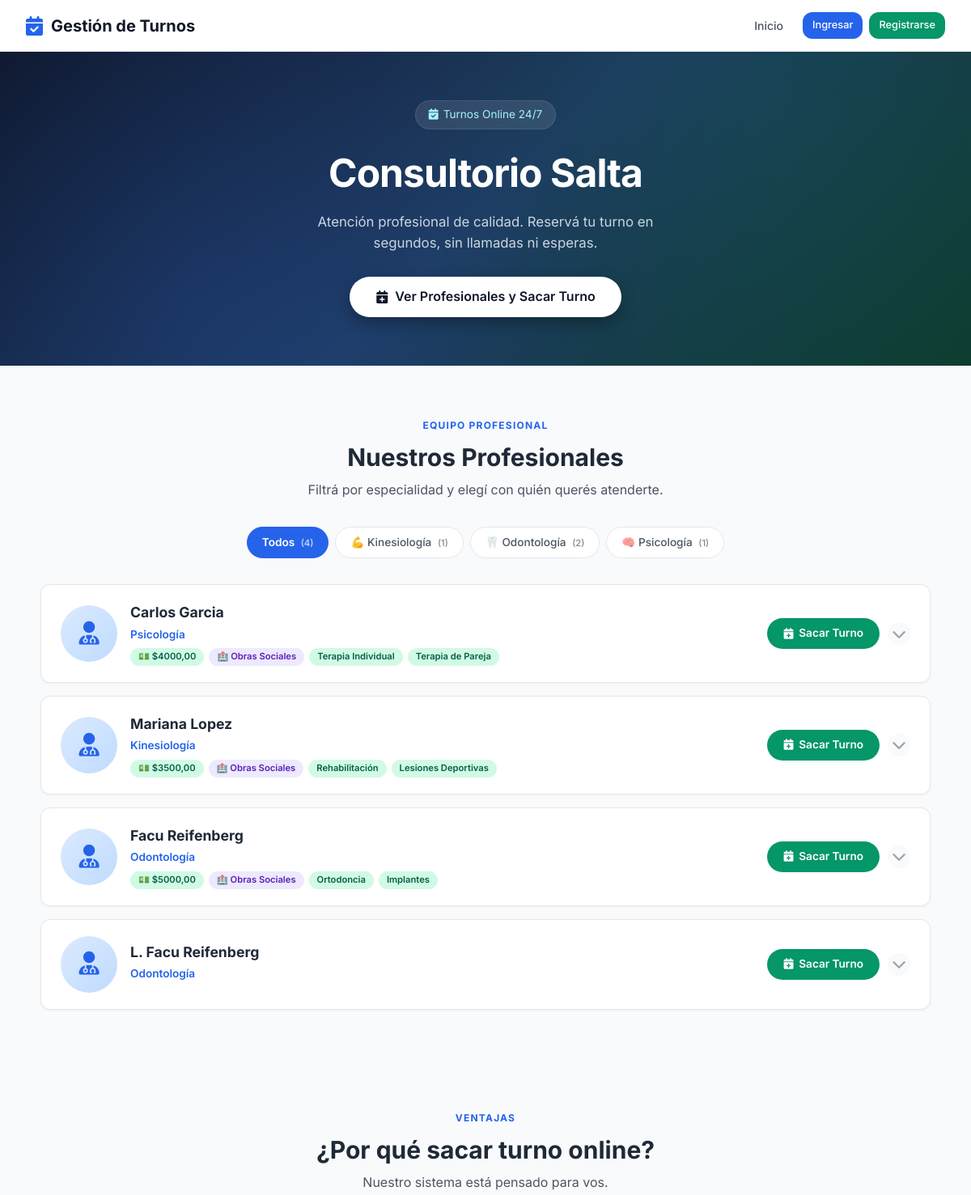
The app's page /salta/ (upper part), older data.
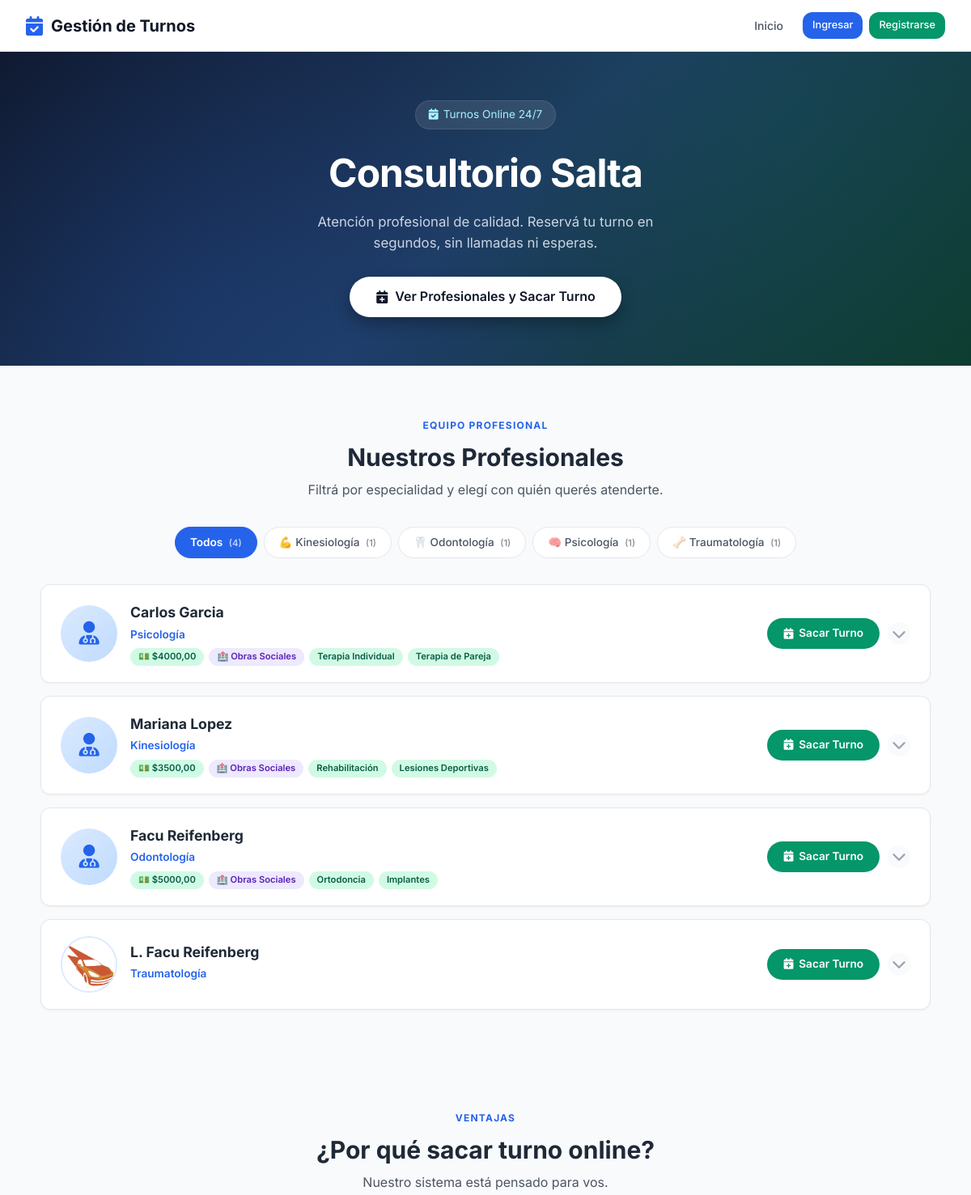
The same page, newer data.
### profesionales/models.py (models this page shows, shortened)
class Profesional(Persona):
    ESPECIALIDADES = [
        ('odontologia', 'Odontología'),
        ('kinesiologia', 'Kinesiología'),
        ('psicologia', 'Psicología'),
        ('nutricion', 'Nutrición'),
        ('cardiologia', 'Cardiología'),
        ('medicina_general', 'Medicina General'),
        ('dermatologia', 'Dermatología'),
        ('estetica', 'Estética'),
        ('pediatria', 'Pediatría'),
        ('traumatologia', 'Traumatología'),
        ('veterinaria', 'Veterinaria'),
        ('otro', 'Otro'),
    ]
    usuario = models.OneToOneField(
        'usuarios.Usuario',
        on_delete=models.CASCADE,
        verbose_name='Usuario'
    )
    especialidad = models.CharField(
        max_length=50,
        choices=ESPECIALIDADES,
        verbose_name='Especialidad'
    )
    matricula = models.CharField(
        max_length=50,
        blank=True,
        verbose_name='Matrícula Profesional'
    )
    color_calendario = models.CharField(
        max_length=7,
        default='#4A90D9',
        verbose_name='Color en Calendario'
    )
    acepta_obra_social = models.BooleanField(
        default=False,
        verbose_name='Acepta Obra Social'
    )
    descripcion = models.TextField(
        blank=True,
        verbose_name='Descripción Profesional'
    )
    foto = models.ImageField(
    upload_to='profesionales/',
    blank=True,
    null=True,
    verbose_name='Foto de Perfil'
    )
    establecimientos = models.ManyToManyField(
    'establecimientos.Establecimiento',
    blank=True,
    related_name='profesionales',
    verbose_name='Consultorios donde atiende'
    )
    frase_destacada = models.CharField(max_length=200, blank=True, verbose_name='Frase destacada')
    precio_particular = models.DecimalField(max_digits=10, decimal_places=2, null=True, blank=True, verbose_name='Precio consulta particular')
    obras_sociales_texto = models.TextField(blank=True, verbose_name='Obras sociales (texto libre)')
    servicios_texto = models.TextField(blank=True, verbose_name='Servicios / Especializaciones')
    servicios_destacados = models.TextField(blank=True, verbose_name='Servicios destacados')
    especializaciones = models.TextField(blank=True, verbose_name='Especializaciones')
    obras_sociales = models.ManyToManyField(
        'obras_sociales.ObraSocial',
        blank=True,
        related_name='profesionales',
        verbose_name='Obras Sociales'
    )
    planes = models.ManyToManyField(
        'obras_sociales.Plan',
        blank=True,
        verbose_name='Planes'
    )
    class Meta:
        verbose_name = 'Profesional'
        verbose_name_plural = 'Profesionales'
        ordering = ['apellido', 'nombre']
    def get_obras_sociales_list(self):
        if self.obras_sociales_texto:
            return [x.strip() for x in self.obras_sociales_texto.replace(',', '\n').split('\n') if x.strip()]
        return []
    def get_servicios_list(self):
        if self.servicios_destacados:
            return [x.strip() for x in self.servicios_destacados.replace(',', '\n').split('\n') if x.strip()]
        return []
    def get_especializaciones_list(self):
        if self.especializaciones:
            return [x.strip() for x in self.especializaciones.replace(',', '\n').split('\n') if x.strip()]
        return []

### core_app/views_cliente.py (the view, shortened to what this page needs)
def portal(request, cliente_slug):
    cliente = get_object_or_404(ClienteSaaS, slug=cliente_slug, activo=True)
    request.session['cliente_slug'] = cliente_slug
    ICONOS_ESPECIALIDAD = {
        'odontologia': '🦷',
        'kinesiologia': '💪',
        'psicologia': '🧠',
        'nutricion': '🥗',
        'medicina_general': '🩺',
        'cardiologia': '❤️',
        'dermatologia': '🔬',
        'pediatria': '👶',
        'traumatologia': '🦴',
        'otra': '👨‍⚕️',
    }
    if cliente.tipo == 'consultorio':
        profesionales = Profesional.objects.filter(
            establecimientos=cliente.establecimiento, activo=True
        ).prefetch_related('agenda_set__horarios')
        especialidades_disponibles = []
        especialidades_vistas = set()
        for prof in profesionales:
            codigo = prof.especialidad
            if codigo and codigo not in especialidades_vistas:
                especialidades_vistas.add(codigo)
                total = sum(1 for p in profesionales if p.especialidad == codigo)
                especialidades_disponibles.append({
                    'codigo': codigo,
                    'nombre': prof.get_especialidad_display(),
                    'icono': ICONOS_ESPECIALIDAD.get(codigo, '👨‍⚕️'),
                    'total': total,
                })
        especialidades_disponibles.sort(key=lambda x: x['nombre'])
        return render(request, 'core_app/landing_consultorio.html', {
            'cliente': cliente,
            'profesionales': profesionales,
            'especialidades_disponibles': especialidades_disponibles,
        })

### core_app/models.py (called while the page is built)
    @property
    def nombre_completo(self):
        return f"{self.nombre} {self.apellido}"

### core_app/templates/core_app/landing_consultorio.html (shortened to what the changed rows need)
{% extends 'core_app/base.html' %}
{% block content %}
<div class="landing">
    <section class="hero">
        <div class="hero-content">
            <h1>{{ cliente.nombre }}</h1>
        </div>
    </section>
    <section id="profesionales" class="section section-alt">
        <div class="container-custom">
            <div class="section-header">
                <h2 class="section-title">Nuestros Profesionales</h2>
            </div>
            <div class="filtros-especialidades" id="filtros-container">
                <span class="filtro-pildora active" data-especialidad="todas">
                    Todos <span class="count">({{ profesionales|length }})</span>
                </span>
                {% for esp in especialidades_disponibles %}
                <span class="filtro-pildora" data-especialidad="{{ esp.codigo }}">
                    {{ esp.icono }} {{ esp.nombre }} <span class="count">({{ esp.total }})</span>
                </span>
                {% endfor %}
            </div>
            <div class="profesionales-list" id="profesionales-list">
                {% for prof in profesionales %}
                <div class="profesional-card" data-especialidad="{{ prof.especialidad }}">
                    <div class="profesional-header" onclick="toggleFicha('ficha-{{ prof.id }}', this)">
                        {% if prof.foto %}
                            <img src="{{ prof.foto.url }}" alt="{{ prof.nombre_completo }}" class="profesional-avatar">
                        {% else %}
                            <div class="profesional-avatar-placeholder">
                                <i class="fas fa-user-md"></i>
                            </div>
                        {% endif %}
                        <div class="profesional-info">
                            <h3>{{ prof.nombre_completo }}</h3>
                            <p class="especialidad">{{ prof.get_especialidad_display }}</p>
                        </div>
                        <div class="profesional-actions">
                            <a href="{% url 'sacar_turno_cliente' cliente_slug=cliente.slug profesional_id=prof.id %}"
                               class="btn-sacar-turno" onclick="event.stopPropagation();">
                                <i class="fas fa-calendar-plus"></i> Sacar Turno
                            </a>
                            <span class="btn-expand" id="flecha-{{ prof.id }}">
                                <i class="fas fa-chevron-down"></i>
                            </span>
                        </div>
                    </div>
                </div>
                {% endfor %}
            </div>
        </div>
    </section>
    <section class="section">
        <div class="container-custom">
            <div class="section-header">
                <h2 class="section-title">¿Por qué sacar turno online?</h2>
            </div>
        </div>
    </section>
</div>
{% endblock %}

Row changes from the older to the newer data that the page shows:
changed Profesional "L. Facu Reifenberg": foto: picture added; especialidad "Odontología" → "Traumatología"
Text that changed along with them:
new list line: "🦷 Odontología ( 1 )"
new list line: "🦴 Traumatología ( 1 )"
list line gone: "🦷 Odontología ( 2 )"
